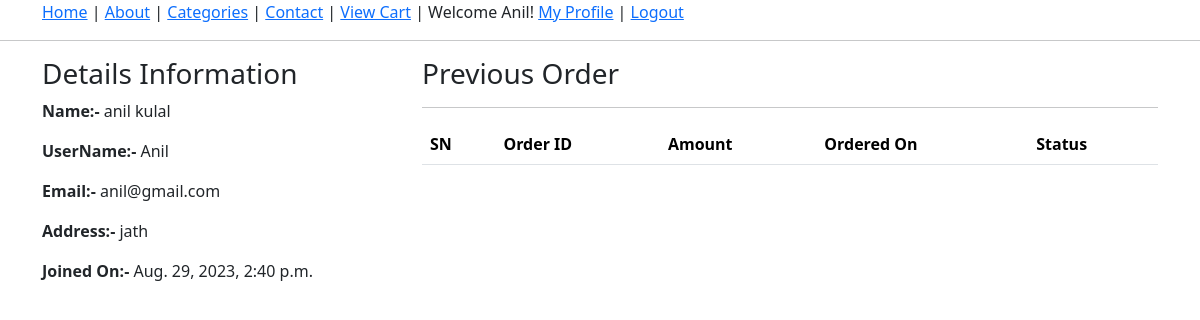
Screenshot of /profile/ (signed in) with the database file from the repository.
### ecomapp/models.py (models this page shows, shortened)
class Customer(models.Model):
      user = models.OneToOneField(User, on_delete=models.CASCADE)
      full_name = models.CharField(max_length=200)
      address = models.CharField(max_length=200, null=True, blank=True)
      joined_on = models.DateTimeField(auto_now_add=True)

### ecomapp/views.py (the view)
# urls.py: path('profile/',customerprofileview.as_view(), name='profile'),
class customerprofileview(TemplateView):
      template_name = 'customer.html'
      def dispatch(self, request, *args, **kwargs):
            if request.user.is_authenticated and hasattr(request.user,'customer'):
                  pass
            else:
                  return redirect('/login/?next=/profile/')
            return super().dispatch(request, *args, **kwargs)
      def get_context_data(self, **kwargs):
            context=super().get_context_data(**kwargs)
            customer=self.request.user.customer
            context['customer']=customer
            orders=Order.objects.filter(cart__customer=customer)
            context['orders']=orders
            return context

### templates/customer.html (shortened to what this page needs)
{% extends 'base.html' %}
{% block content %}
<div class="container">
      <div class="row">
            <div class="col-md-4">
                  <h3>Details Information</h3>
                  <p><b>Name:- </b>{{ customer.full_name }}</p>
                  <p><b>UserName:- </b>{{ customer.user.username }}</p>
                  <p><b>Email:- </b>{{ customer.user.email }}</p>
                  <p><b>Address:- </b>{{ customer.address }}</p>
                  <p><b>Joined On:- </b>{{ customer.joined_on }}</p>
            </div>
            <div class="col-md-8">
                  <h3>Previous Order</h3>
                  <hr>
                  <table class="table">
                        <thead>
                              <tr>
                                    <th>SN</th>
                                    <th>Order ID</th>
                                    <th>Amount</th>
                                    <th>Ordered On</th>
                                    <th>Status</th>
                              </tr>
                        </thead>
                  </table>
            </div>
      </div>
</div>
{% endblock %}

### templates/base.html (shortened to what this page needs)
<!DOCTYPE html>
<html lang="en">
<head>
      <link rel="stylesheet" href="https://cdn.jsdelivr.net/npm/bootstrap@5.3.1/dist/css/bootstrap.min.css">
</head>
<body>
      <div class="container">
            <a href="{% url 'ecomapp:home' %}">Home</a> |
            <a href="{% url 'ecomapp:about' %}">About</a> |
            <a href="{% url 'ecomapp:all_products' %}">Categories</a> |
            <a href="{% url 'ecomapp:contact' %}">Contact</a> |
            <a href="{% url 'ecomapp:mycart' %}">View Cart</a> |
            {% if request.user.customer %}
            Welcome {{ request.user.username }}!
            <a href="{% url 'ecomapp:profile' %}">My Profile</a> |
            <a href="{% url 'ecomapp:logout' %}">Logout</a>
            {% else %}
            <a href="{% url 'ecomapp:register' %}">Register</a> |
            <a href="{% url 'ecomapp:login' %}">Login</a>
            {% endif %}
      </div>
      <hr>
      {% block content %}
      {% endblock %}
</body>
</html>

### rows the page displays
Customer: full_name "anil kulal", user.username "Anil", user.email "anil@gmail.com", address "jath", joined_on "Aug. 29, 2023, 2:40 p.m."

### other values shown
{{ request.user.username }} "Anil"
